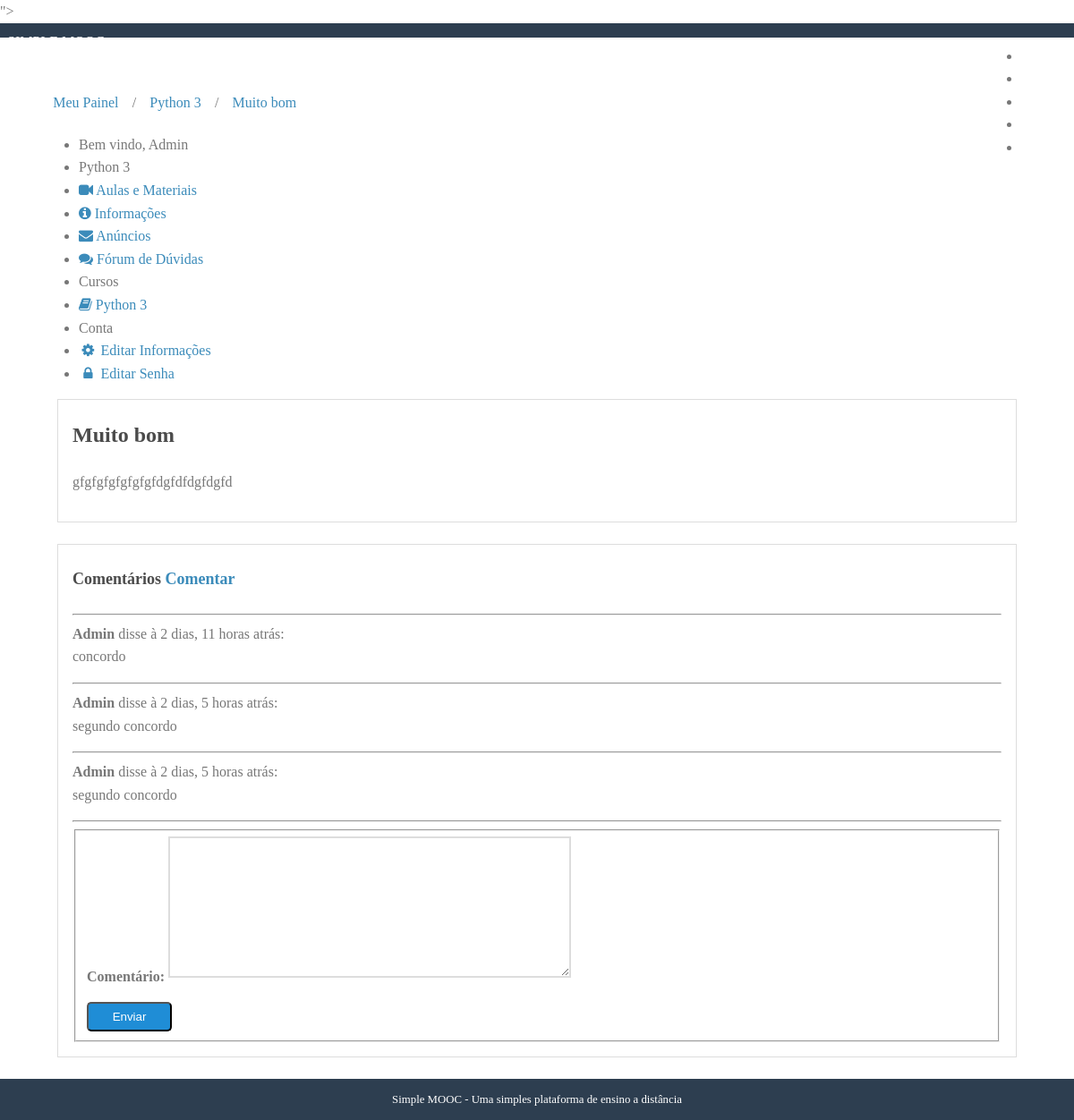
Page /cursos/show_anuncios/python-3/1 (signed in) on the committed database.
### courses/models.py (models this page shows, shortened)
class Course(models.Model):
    name = models.CharField('Nome: ', max_length=100)
    slug = models.SlugField('Chave: ')
    description = models.TextField('Descrição: ', blank=True)
    about = models.TextField('Sobre o Curso: ', blank=True)
    start_date = models.DateField(
        'Data de Início: ', null=True, blank=True)
    image = models.ImageField(
        upload_to='courses/images', verbose_name='Imagem',
        null=True, blank=True)
    created_at = models.DateTimeField(
        'Criado em: ', auto_now_add=True)
    updated_at = models.DateTimeField(
        'Atuazaliado em: ', auto_now=True)
    objects = CourseManager()
    def __str__(self):
        return self.name
    class Meta:
        verbose_name = 'Curso'
        verbose_name_plural = 'Cursos'
        ordering = ['name']

class Announcement(models.Model):
    course = models.ForeignKey(
        Course, verbose_name='Curso', related_name='announcements', on_delete=models.CASCADE
    )
    title = models.CharField('Título', max_length=100)
    content = models.TextField('Conteúdo')
    created_at = models.DateTimeField('Criado em', auto_now_add=True)
    updated_at = models.DateTimeField('Atualizado em', auto_now=True)
    def __str__(self):
        return self.title
    class Meta:
        verbose_name = 'Anúncio'
        verbose_name_plural = 'Anúncios'
        ordering = ['-created_at']

class Enrollment(models.Model):
    STATUS_CHOICES = (
        (0, 'Pendente'),
        (1, 'Aprovado'),
        (2, 'Cancelado'),
    )
    user = models.ForeignKey(
        settings.AUTH_USER_MODEL, verbose_name='Usuário', on_delete=models.CASCADE,
        related_name='enrollments'
    )
    course = models.ForeignKey(
        Course, verbose_name='Curso', related_name='enrollments', on_delete=models.CASCADE,
    )
    status = models.IntegerField(
        'Situação', choices=STATUS_CHOICES, default=1, blank=True
    )
    created_at = models.DateTimeField('Criado em', auto_now_add=True)
    updated_at = models.DateTimeField('Atualizado em', auto_now=True)
    class Meta:
        verbose_name = 'Inscrição'
        verbose_name_plural = 'Inscrições'
        unique_together = (('user', 'course'),)

class Comment(models.Model):
    announcement = models.ForeignKey(
        Announcement, verbose_name='Anúncio', related_name='comments', on_delete=models.CASCADE
    )
    user = models.ForeignKey(settings.AUTH_USER_MODEL, verbose_name='usuário', on_delete=models.CASCADE)
    comment = models.TextField('Comentário')
    created_at = models.DateTimeField('Criado em', auto_now_add=True)
    updated_at = models.DateTimeField('Atualizado em', auto_now=True)
    class Meta:
        verbose_name = 'Comentário'
        verbose_name_plural = 'Comentários'
        ordering = ['created_at']

### accounts/models.py (models this page shows, shortened)
class User(AbstractBaseUser, PermissionsMixin):
    username = models.CharField(
        'Nome de Usuário', max_length=30, unique=True,
        validators=[validators.RegexValidator(re.compile('^[\w.@+-]+$'),
            'O nome de usuário só pode conter letras, digitos ou os '
            'seguintes caracteres: @/./+/-/_', 'invalid')]
    )
    email = models.EmailField('E-mail', unique=True)
    name = models.CharField('Nome', max_length=100, blank=True)
    is_active = models.BooleanField('Está ativo?', blank=True, default=True)
    is_staff = models.BooleanField('É da equipe?', blank=True, default=False)
    date_joined = models.DateTimeField('Data de Entrada', auto_now_add=True)
    objects = UserManager()
    USERNAME_FIELD = 'username'
    REQUIRED_FIELDS = ['email']
    def __str__(self):
        return self.name or self.username
    class Meta:
        verbose_name = 'Usuário'
        verbose_name_plural = 'Usuários'

### courses/decorators.py (the view, shortened to what this page needs)
    def _wrapper(request, *args, **kwargs):
        slug = kwargs['slug']
        course = get_object_or_404(Course, slug=slug)
        has_permission = request.user.is_staff
        if not has_permission:
            messages.error(request, message)
            return redirect('accounts_dashboard')
        request.course = course
        return view_func(request, *args, **kwargs)

### courses/forms.py
class CommentForm(forms.ModelForm):
    class Meta:
        model = Comment
        fields = ['comment']

### courses/templatetags/courses_tags.py (called while the page is built)
@register.simple_tag
def load_my_courses(user):
    return Enrollment.objects.filter(user=user)

### courses/views.py (called while the page is built, shortened)
@login_required
@enrollment_required
def show_announcement(request, slug, pk):
    course = request.course
    announcement = get_object_or_404(course.announcements.all(), pk=pk)
    form = CommentForm(request.POST or None)
    template = 'courses/show_announcement.html'
    context = {
        'course': course,
        'announcement': announcement,
        'form': form,
    }
    return render(request, template, context)

### courses/templates/courses/show_announcement.html (shortened to what this page needs)
{% extends "courses/course_dashboard.html" %}
{% block breadcrumb %}
    {{ block.super }}
    <li>/</li>
    <li><a href="{% url 'courses_show_announcement' course.slug announcement.pk %}">
        {{ announcement }}</a></li>
{% endblock %}
{% block dashboard_content %}
    <div class="well">
        <h2>{{ announcement.title }}</h2>
        {{ announcement.content|linebreaks }}
    </div>
    <div class="well">
        <h4 id="comments">Comentários
        <a class="fright" href="#add_comment">Comentar</a></h4>
        <hr />
        {% for comment in announcement.comments.all %}
        <p>
            <strong>{{ comment.user }}</strong> disse à {{ comment.created_at|timesince }} atrás: <br />
            {{ comment.comment|linebreaksbr }}
        </p>
        <hr>
        {% empty %}
        <p>
            Nenhum comentário para este anúncio.
        </p>
        {% endfor %}
        <form method="post" class="pure-form pure-form-stacked" id="add_comment">
            <fieldset>
                {% for field in form %}
                <div class="pure-control-group">
                    {{ field.label_tag }}
                    {{ field }}
                </div>
                {% endfor %}
                <div class="pure-controls">
                    <button type="submit" class="pure-button pure-button-primary">Enviar</button>
                </div>
            </fieldset>
        </form>
    </div>
{% endblock %}

### courses/templates/courses/course_dashboard.html
{% extends "accounts/dashboard.html" %}
{% block breadcrumb %}
    {{ block.super }}
    <li>/</li>
    <li><a href="{% url 'courses_announcements' course.slug %}">{{ course }}</a></li>
{% endblock %}
{% block menu_options %}
<li class="pure-menu-heading">
    {{ course }}
</li>
<li>
    <a href="{% url 'courses_lessons' course.slug %}">
        <i class="fa fa-video-camera"></i>
        Aulas e Materiais
    </a>
</li>
<li>
    <a href="#">
        <i class="fa fa-info-circle"></i>
        Informações
    </a>
</li>
<li>
    <a href="{% url 'courses_announcements' course.slug %}">
        <i class="fa fa-envelope"></i>
        Anúncios
    </a>
</li>
<li>
    <a href="#">
        <i class="fa fa-comments"></i>
        Fórum de Dúvidas
    </a>
</li>
{{ block.super }}
{% endblock %}

### accounts/templates/accounts/dashboard.html (shortened to what this page needs)
{% extends "base.html" %}
{% load courses_tags %}
{% block container %}
{% load_my_courses user as enrollments %}
<div class="pure-g-r content-ribbon">
    <div class="pure-u-1">
        <ul class="breadcrumb">
            {% block breadcrumb %}
            <li><a href="{% url 'accounts_dashboard' %}">Meu Painel</a></li>
            {% endblock %}
        </ul>
    </div>
    <div class="pure-u-1-3">
        <div class="pure-menu pure-menu-open">
            <ul>
                <li class="pure-menu-heading">
                    Bem vindo, {{ user }}
                </li>
                {% block menu_options %}
                <li class="pure-menu-heading">Cursos</li>
                {% for enrollment in enrollments %}
                <li>
                    <a href="{% url 'courses_announcements' enrollment.course.slug %}">
                    <i class="fa fa-book"></i>
                    {{ enrollment.course }}
                    </a>
                </li>
                {% empty %}
                <li>Nenhum curso encontrado</li>
                {% endfor %}
                <li class="pure-menu-heading">Conta</li>
                <li><a href="{% url 'accounts_edit' %}">
                    <i class="fa fa-cog fa-spin fa-1x fa-fw"></i>
                    Editar Informações</a></li>
                <li><a href="{% url 'accounts_edit_password' %}">
                     <i class="fa fa-lock fa-fw"></i>
                    Editar Senha</a></li>
                {% endblock %}
                </ul>
        </div>
    </div>
    <div class="pure-u-2-3">
        <div class="inner">
            {% block dashboard_content %}{% endblock %}
        </div>
    </div>
</div>
{% endblock %}

### core/static/css/styles.css (style rules this page uses)
* { -webkit-box-sizing: border-box; -moz-box-sizing: border-box; box-sizing: border-box; }
body { margin: 0 auto; line-height: 1.7em; }
a { color: #3b8bba; }
.content .content-ribbon { margin: 1.5em 3em; }
.pure-form label { margin: 1em 0 0; font-weight: bold; font-size: 100%; }
.pure-form input[type], .pure-form textarea, .pure-form select { border: 2px solid #ddd; box-shadow: none; font-size: 100%; width: 100%; max-width: 350px; margin-bottom: 0.3em; }
.pure-form textarea { max-width: 450px; }
.pure-form .pure-control-group { margin-bottom: 1em; }
.pure-button-primary { background-color: #1f8dd6; color: white; padding: 0.5em 2em; border-radius: 5px; }
.inner { padding: 0em 1em; }
.inner p { margin-top: 0; }
ul.breadcrumb { padding: 0; }
ul.breadcrumb li { display: inline-block; }
ul.breadcrumb li a { display: inline-block; padding: 0.3em 0.7em; }
body { min-width: 320px; color: #777; line-height: 1.6; }
h1, h2, h3, h4, h5, h6 { font-weight: bold; color: rgb(75, 75, 75); }
h4 { font-size: 1.125em; }
a { color: #3b8bba; text-decoration: none; }
.well { border: 1px solid #ddd; padding: 0em 1em 1em 1em; margin-bottom: 1.5em; }

### rows in the picture
Course: name "Python 3"
Announcement: title "Muito bom", content "gfgfgfgfgfgfgfdgfdfdgfdgfd"
User: name "Admin"
Enrollment: course "Python 3"
Comment: user "Admin", created_at "2 dias, 11 horas", comment "concordo"
Comment: user "Admin", created_at "2 dias, 5 horas", comment "segundo concordo"
Comment: user "Admin", created_at "2 dias, 5 horas", comment "segundo concordo"

### other values in the picture
{{ field.label_tag }} "Comentário:"
